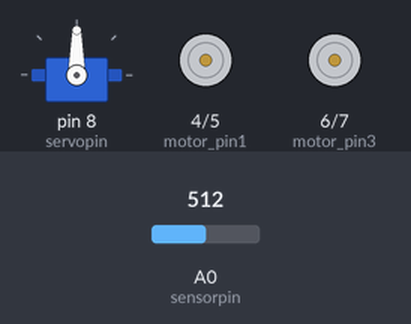
A sketch run on a simulated Arduino Uno, built with avr-gcc and run on an emulated ATmega328P. Shown: servo, motor-driver pin pairs drawn as motors (green arrow = first pin HIGH = forward, orange = second pin HIGH = backward, longer = more drive). Inputs (shaded band) come from the test bench; at power-on: A0 (sensorpin) = 512.

Above: at 1.9 s.
2.0 s: A0 (sensorpin) set to 485
At 7.1 s:
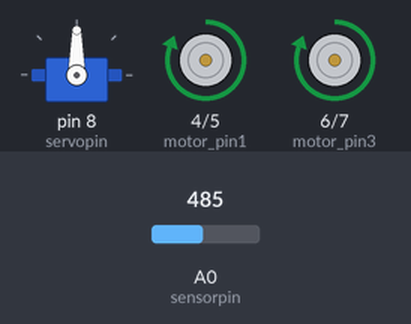
7.8 s: A0 (sensorpin) set to 511
At 9.8 s:
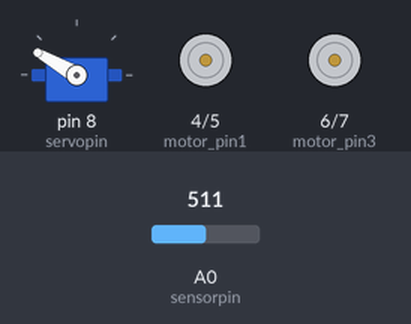
At 12.5 s:
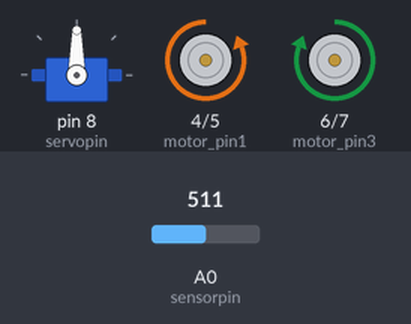
Timing chart, 0 to 18.2 s (numbered marks = the images above; inputs shaded):
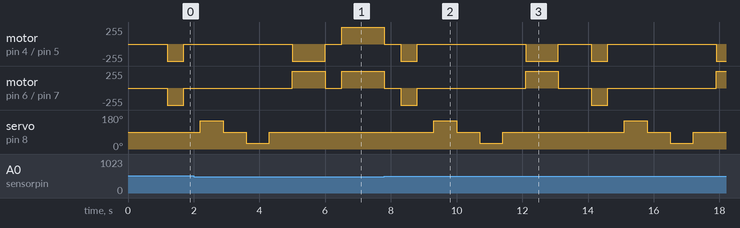

The sketch:

robot_arduino_example.ino
```cpp
#include <Servo.h>                                  //includes the servo library

int motor_pin1 = 4;
int motor_pin2 = 5;
int motor_pin3 = 6;
int motor_pin4 = 7;
int servopin = 8;
int sensorpin = 0;
int dist = 0;
int leftdist = 0;
int rightdist = 0;
int object = 500;             //distance at which the robot should look for another route

Servo myservo;

void setup ()
{
  pinMode(motor_pin1,OUTPUT);
  pinMode(motor_pin2,OUTPUT);
  pinMode(motor_pin3,OUTPUT);
  pinMode(motor_pin4,OUTPUT);
  myservo.attach(servopin);
  myservo.write(90);
  delay(700);
}
void loop()
{
  dist = analogRead(sensorpin);               //reads the sensor

  if(dist < object) {                         //if distance is less than 550
   forward();                                  //then move forward
  }
  if(dist >= object) {               //if distance is greater than or equal to 550
    findroute();
  }
}

void forward() {                            // use combination which works for you
   digitalWrite(motor_pin1,HIGH);
   digitalWrite(motor_pin2,LOW);
   digitalWrite(motor_pin3,HIGH);
   digitalWrite(motor_pin4,LOW);
   return;
 }

void findroute() {
  halt();                                             // stop
  backward();                                       //go backwards
  lookleft();                                      //go to subroutine lookleft
  lookright();                                   //go to subroutine lookright

  if ( leftdist < rightdist )
  {
    turnleft();
  }
 else
 {
   turnright ();
 }
}

void backward() {
  digitalWrite(motor_pin1,LOW);
  digitalWrite(motor_pin2,HIGH);
  digitalWrite(motor_pin3,LOW);
  digitalWrite(motor_pin4,HIGH);
  delay(500);
  halt();
  return;
}

void halt () {
  digitalWrite(motor_pin1,LOW);
  digitalWrite(motor_pin2,LOW);
  digitalWrite(motor_pin3,LOW);
  digitalWrite(motor_pin4,LOW);
  delay(500);                          //wait after stopping
  return;
}

void lookleft() {
  myservo.write(150);
  delay(700);                                //wait for the servo to get there
  leftdist = analogRead(sensorpin);
  myservo.write(90);
  delay(700);                                 //wait for the servo to get there
  return;
}

void lookright () {
  myservo.write(30);
  delay(700);                           //wait for the servo to get there
  rightdist = analogRead(sensorpin);
  myservo.write(90);
  delay(700);                        //wait for the servo to get there
  return;
}

void turnleft () {
  digitalWrite(motor_pin1,HIGH);       //use the combination which works for you
  digitalWrite(motor_pin2,LOW);      //right motor rotates forward and left motor backward
  digitalWrite(motor_pin3,LOW);
  digitalWrite(motor_pin4,HIGH);
  delay(1000);                     // wait for the robot to make the turn
  halt();
  return;
}

void turnright () {
  digitalWrite(motor_pin1,LOW);       //use the combination which works for you
  digitalWrite(motor_pin2,HIGH);    //left motor rotates forward and right motor backward
  digitalWrite(motor_pin3,HIGH);
  digitalWrite(motor_pin4,LOW);
  delay(1000);                              // wait for the robot to make the turn
  halt();
  return;
}
```

Measured:
- the behaviour switches between 500 and 499 on A0 (sensorpin) (found by bisection; images 0 and 1)
